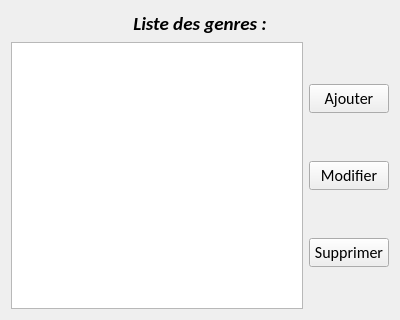
<?xml version="1.0" encoding="UTF-8"?>
<ui version="4.0">
 <class>GuiGestionGenre</class>
 <widget class="QWidget" name="GuiGestionGenre">
  <property name="geometry">
   <rect>
    <x>0</x>
    <y>0</y>
    <width>400</width>
    <height>320</height>
   </rect>
  </property>
  <property name="font">
   <font>
    <family>Calibri</family>
    <pointsize>12</pointsize>
   </font>
  </property>
  <property name="windowTitle">
   <string>Gestion des genres</string>
  </property>
  <layout class="QVBoxLayout" name="verticalLayout">
   <item>
    <widget class="QLabel" name="lblTitreGenre">
     <property name="font">
      <font>
       <family>Calibri</family>
       <pointsize>14</pointsize>
       <weight>75</weight>
       <italic>true</italic>
       <bold>true</bold>
      </font>
     </property>
     <property name="text">
      <string>Liste des genres :</string>
     </property>
     <property name="alignment">
      <set>Qt::AlignCenter</set>
     </property>
     <property name="margin">
      <number>10</number>
     </property>
    </widget>
   </item>
   <item>
    <layout class="QHBoxLayout" name="horizontalLayout">
     <item>
      <widget class="QTableView" name="tvGenre"/>
     </item>
     <item>
      <layout class="QVBoxLayout" name="verticalLayout_2">
       <item>
        <widget class="QPushButton" name="btnAjouter">
         <property name="text">
          <string>Ajouter</string>
         </property>
         <property name="icon">
          <iconset resource="../../SeboApp.qrc">
           <normaloff>:/SeboApp/Resources/add2.png</normaloff>:/SeboApp/Resources/add2.png</iconset>
         </property>
        </widget>
       </item>
       <item>
        <widget class="QPushButton" name="btnModifier">
         <property name="text">
          <string>Modifier</string>
         </property>
         <property name="icon">
          <iconset resource="../../SeboApp.qrc">
           <normaloff>:/SeboApp/Resources/modifier2.png</normaloff>:/SeboApp/Resources/modifier2.png</iconset>
         </property>
        </widget>
       </item>
       <item>
        <widget class="QPushButton" name="btnSupprimer">
         <property name="text">
          <string>Supprimer</string>
         </property>
         <property name="icon">
          <iconset resource="../../SeboApp.qrc">
           <normaloff>:/SeboApp/Resources/delete2.png</normaloff>:/SeboApp/Resources/delete2.png</iconset>
         </property>
        </widget>
       </item>
      </layout>
     </item>
    </layout>
   </item>
  </layout>
 </widget>
 <layoutdefault spacing="6" margin="11"/>
 <resources>
  <include location="../../SeboApp.qrc"/>
 </resources>
 <connections/>
</ui>
